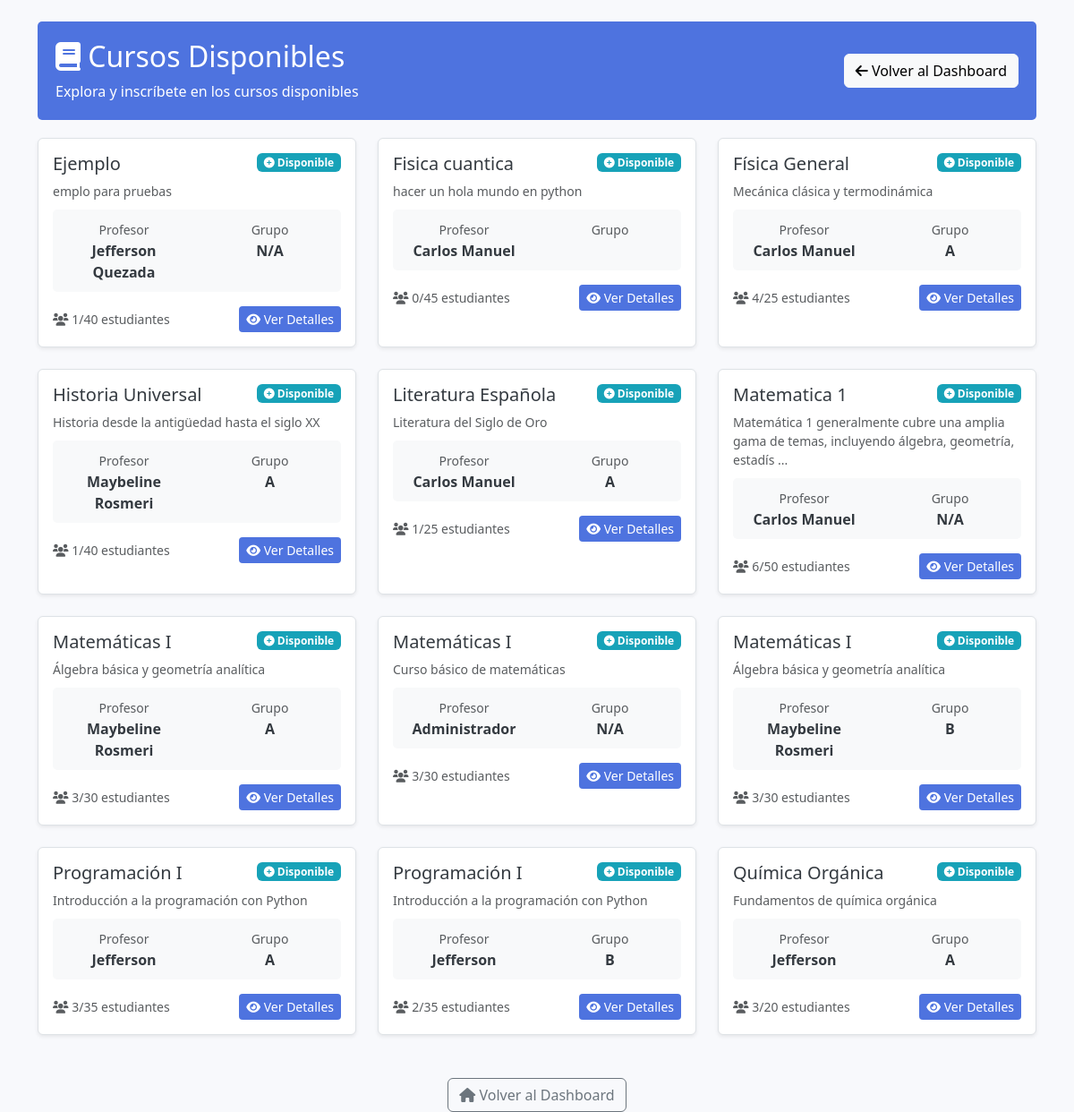
/stint/cursos/cursos_disponibles.php (signed in), run on an earlier commit of the app's database.
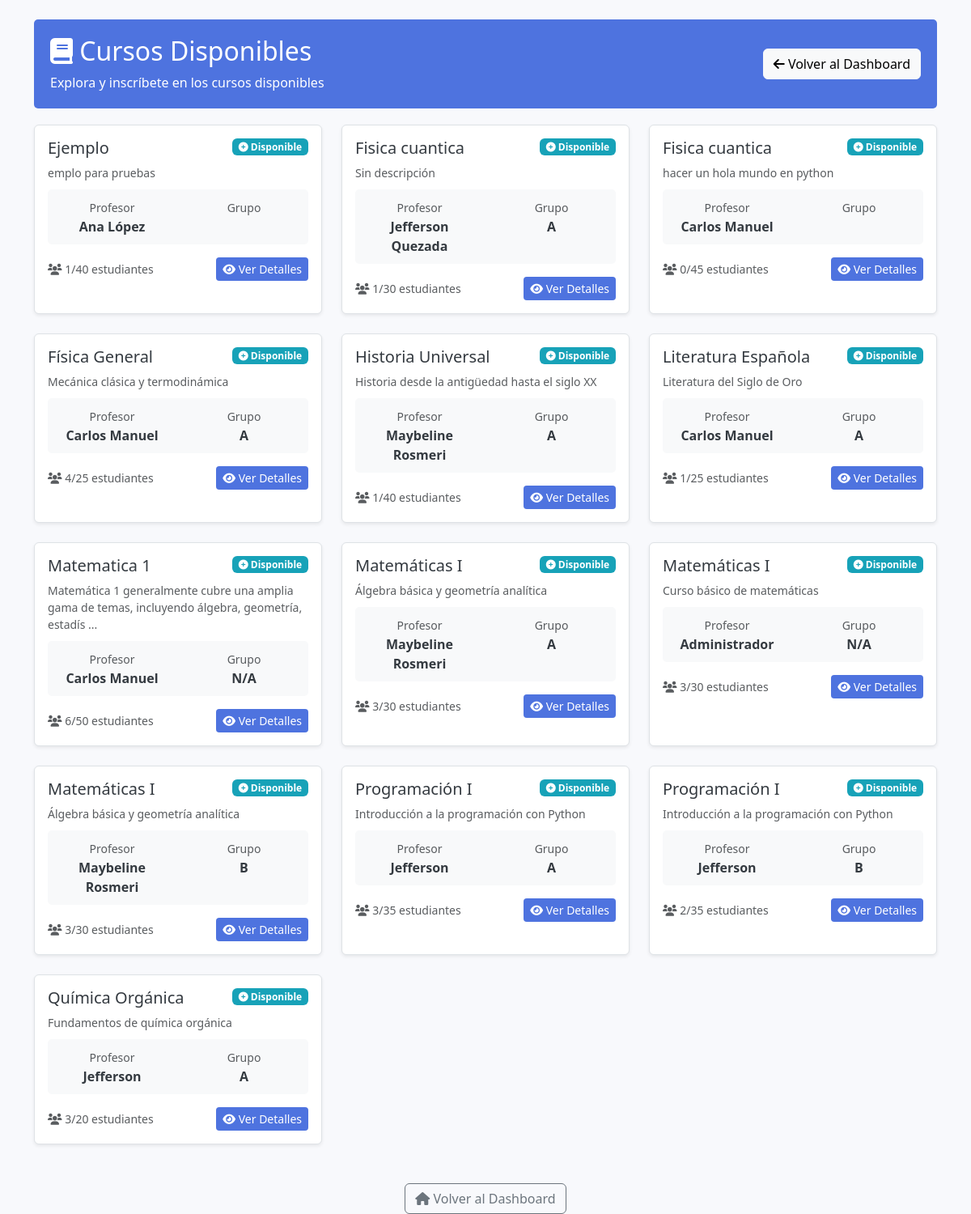
And on a later commit of the database.
### tables this page shows
CREATE TABLE `cursos` (
  `id_curso` int(11) NOT NULL AUTO_INCREMENT,
  `nombre_curso` varchar(100) NOT NULL,
  `descripcion` text DEFAULT NULL,
  `id_docente` int(11) NOT NULL,
  `contrasena` varchar(255) NOT NULL,
  `capacidad` int(11) NOT NULL DEFAULT 50,
  `grupo` enum('A','B') DEFAULT NULL,
  PRIMARY KEY (`id_curso`),
  KEY `id_docente` (`id_docente`),
  CONSTRAINT `cursos_ibfk_1` FOREIGN KEY (`id_docente`) REFERENCES `usuarios` (`id_usuario`) ON DELETE CASCADE
);

CREATE TABLE `usuarios` (
  `id_usuario` int(11) NOT NULL AUTO_INCREMENT,
  `nombre` varchar(100) NOT NULL,
  `correo` varchar(100) NOT NULL,
  `contrasena` varchar(255) NOT NULL,
  `rol` enum('docente','estudiante','admin') NOT NULL,
  `fecha_registro` timestamp NOT NULL DEFAULT current_timestamp(),
  `primer_login` tinyint(1) DEFAULT 0,
  `mfa_codigo` varchar(10) DEFAULT NULL,
  `token_recuperacion` varchar(100) DEFAULT NULL,
  `token_expira` datetime DEFAULT NULL,
  PRIMARY KEY (`id_usuario`),
  UNIQUE KEY `correo` (`correo`)
);

### stint/cursos/cursos_disponibles.php (the view, shortened to what the changed rows need)
<?php
include '../../includes/conexion.php';
$id_estudiante = $_SESSION['id_usuario'];
try {
    $sql_cursos = "SELECT c.id_curso, c.nombre_curso, c.descripcion, c.capacidad, c.grupo,
                          u.nombre AS profesor_nombre,
                          COUNT(ec.id_estudiante) AS estudiantes_inscritos,
                          CASE WHEN ec_user.id_estudiante IS NOT NULL THEN 1 ELSE 0 END AS ya_inscrito
                   FROM cursos c
                   LEFT JOIN usuarios u ON c.id_docente = u.id_usuario
                   LEFT JOIN estudiantes_cursos ec ON c.id_curso = ec.id_curso
                   LEFT JOIN estudiantes_cursos ec_user ON c.id_curso = ec_user.id_curso AND ec_user.id_estudiante = :id_estudiante
                   GROUP BY c.id_curso, c.nombre_curso, c.descripcion, c.capacidad, c.grupo, u.nombre, ec_user.id_estudiante
                   ORDER BY c.nombre_curso";
    $stmt_cursos = $pdo->prepare($sql_cursos);
    $stmt_cursos->bindParam(':id_estudiante', $id_estudiante, PDO::PARAM_INT);
    $stmt_cursos->execute();
    $cursos = $stmt_cursos->fetchAll();
} catch (PDOException $e) {
    die("Error en la consulta: " . $e->getMessage());
}
?>
<!DOCTYPE html>
<html lang="es">
<head>
    <link href="https://cdn.jsdelivr.net/npm/bootstrap@5.3.6/dist/css/bootstrap.min.css" rel="stylesheet">
    <link href="https://cdnjs.cloudflare.com/ajax/libs/font-awesome/6.0.0/css/all.min.css" rel="stylesheet">
</head>
<body>
<div class="container mt-4">
    <div class="header d-flex justify-content-between align-items-center">
        <div>
            <h2><i class="fas fa-book"></i> Cursos Disponibles</h2>
        </div>
    </div>
    <?php if (empty($cursos)): ?>
        <div class="alert alert-info" role="alert">
            <h5><i class="fas fa-info-circle"></i> No hay cursos disponibles</h5>
            <p>Actualmente no hay cursos disponibles para inscribirse.</p>
        </div>
    <?php else: ?>
        <div class="row">
            <?php foreach ($cursos as $curso): ?>
                <div class="col-md-6 col-lg-4 mb-4">
                    <div class="course-card p-3 rounded shadow-sm">
                        <div class="d-flex justify-content-between align-items-start mb-2">
                            <h5 class="card-title"><?= htmlspecialchars($curso['nombre_curso']) ?></h5>
                            <?php if ($curso['ya_inscrito']): ?>
                                <span class="badge badge-enrolled">
                                    <i class="fas fa-check-circle"></i> Inscrito
                                </span>
                            <?php elseif ($curso['estudiantes_inscritos'] >= $curso['capacidad']): ?>
                                <span class="badge badge-full">
                                    <i class="fas fa-times-circle"></i> Lleno
                                </span>
                            <?php else: ?>
                                <span class="badge badge-available">
                                    <i class="fas fa-plus-circle"></i> Disponible
                                </span>
                            <?php endif; ?>
                        </div>
                        <p class="text-muted small mb-2">
                            <?= htmlspecialchars(substr($curso['descripcion'] ?? 'Sin descripción', 0, 100)) ?>
                            <?= strlen($curso['descripcion'] ?? '') > 100 ? '...' : '' ?>
                        </p>
                        <div class="course-stats">
                            <div class="row text-center">
                                <div class="col-6">
                                    <small class="text-muted">Profesor</small><br>
                                    <strong><?= htmlspecialchars($curso['profesor_nombre'] ?? 'No asignado') ?></strong>
                                </div>
                                <div class="col-6">
                                    <small class="text-muted">Grupo</small><br>
                                    <strong><?= htmlspecialchars($curso['grupo'] ?? 'N/A') ?></strong>
                                </div>
                            </div>
                        </div>
                        <div class="d-flex justify-content-between align-items-center mt-3">
                            <small class="text-muted">
                                <i class="fas fa-users"></i>
                                <?= $curso['estudiantes_inscritos'] ?>/<?= $curso['capacidad'] ?> estudiantes
                            </small>
                            <a href="ver_curso.php?id=<?= $curso['id_curso'] ?>" class="btn btn-primary btn-sm">
                                <i class="fas fa-eye"></i> Ver Detalles
                            </a>
                        </div>
                    </div>
                </div>
            <?php endforeach; ?>
        </div>
    <?php endif; ?>
</div>
</body>
</html>

What changed in the data, as far as the page shows it:
changed cursos "Ejemplo": id_docente.nombre "Jefferson Quezada" → "Ana López"; grupo "N/A" → (not shown)
added cursos: nombre_curso "Fisica cuantica", shows "Disponible", descripcion "Sin descripción", id_docente.nombre "Jefferson Quezada", grupo "A", estudiantes_inscritos "1", capacidad "30"
